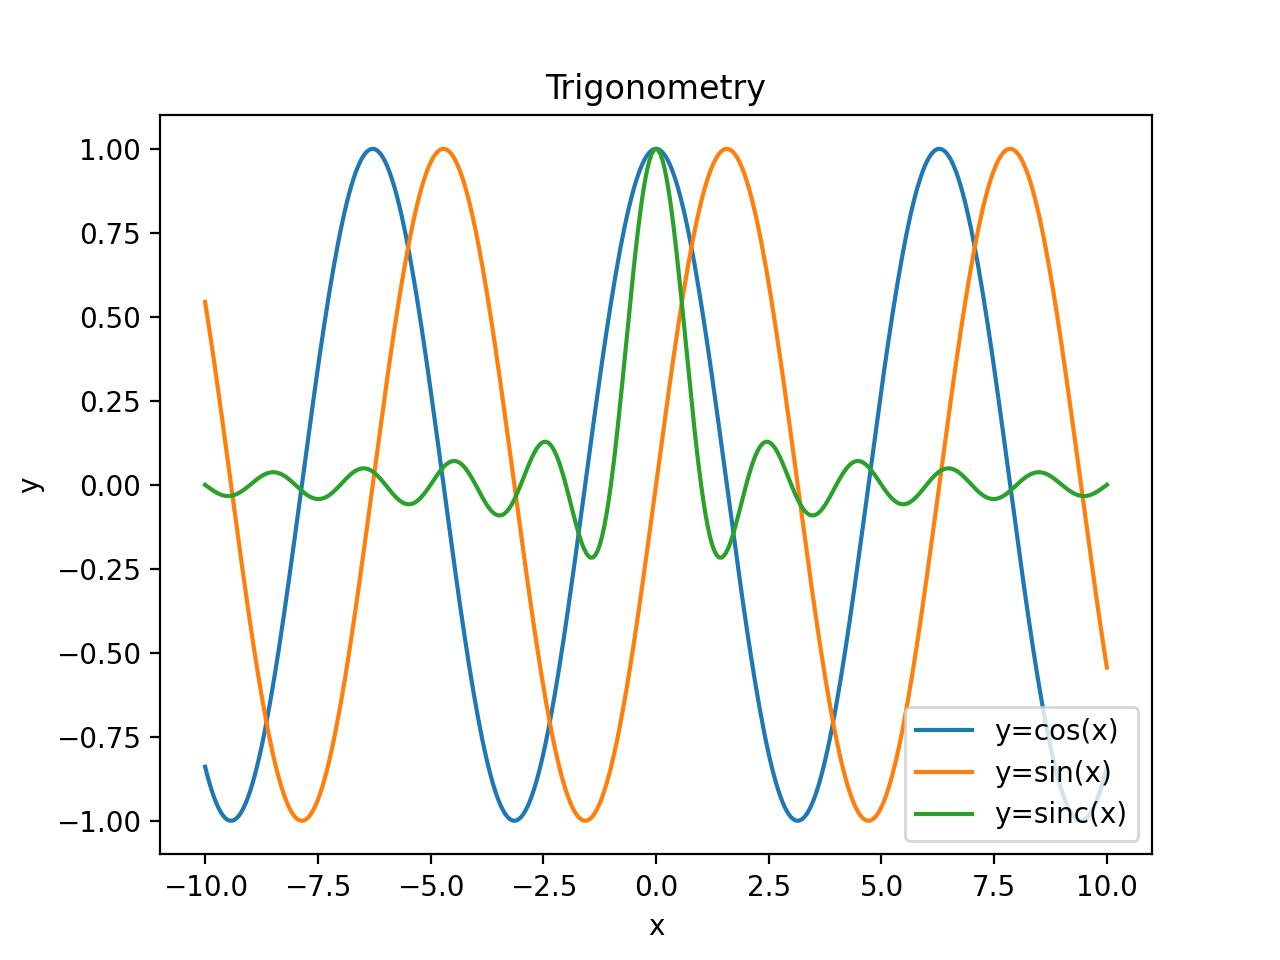

Write Python code to recreate this figure.
import sys
import matplotlib.pyplot as plt
import numpy as np

def print_img(pa, fig, title:str):
    if 'print' in pa.keys():
        for fmt in pa['print']:
            if fmt!='': fig.savefig(f'{title}.{fmt}', dpi=fig.dpi)
    return

def main():
    # parse the arguments
    pa:dict = {}
    for arg in sys.argv:
        match arg[2]:
            case 'f': pa['function'] = arg[11:].split(',') # list[str]
            case 'w': pa['write'] = arg[8:] # str
            case 'r': pa['read'] = arg[17:] # str
            case 'p': pa['print'] = arg[8:].split(',')
    #
    if 'read' in pa.keys():
        file_name = pa['read']
        read_mat = np.loadtxt(file_name)
        fig = plt.figure()
        plt.xlabel('x'); plt.ylabel('y'); j=1
        for i in (read_mat.T)[1:]:
            print(i)
            plt.plot((read_mat.T)[0], i, label=f'column{j}');j+=1
        plt.legend(); plt.title('Data From File'); plt.show()
        print_img(pa, fig, 'read_data')
        return
    if 'function' in pa.keys():
        fig = plt.figure()
        x = np.arange(-10, 10.05, 0.05)
        write_list:list = [list(x)]
        plt.xlabel('x')
        plt.ylabel('y')
        for f in pa['function']:
            if f=='cos': plt.plot(x, j:=np.cos(x), label='y=cos(x)')
            if f=='sin': plt.plot(x, j:=np.sin(x), label='y=sin(x)')
            if f=='sinc': plt.plot(x, j:=np.sinc(x), label='y=sinc(x)')
            if f!='': write_list += [list(j)]
        plt.legend()
        plt.title('Trigonometry')
        print_img(pa, fig, 'trigonometry')
        if 'write' in pa.keys():
            write_mat = np.array(write_list).T
            np.savetxt(pa['write'], write_mat)
        plt.show()
    return

if __name__=='__main__': main()